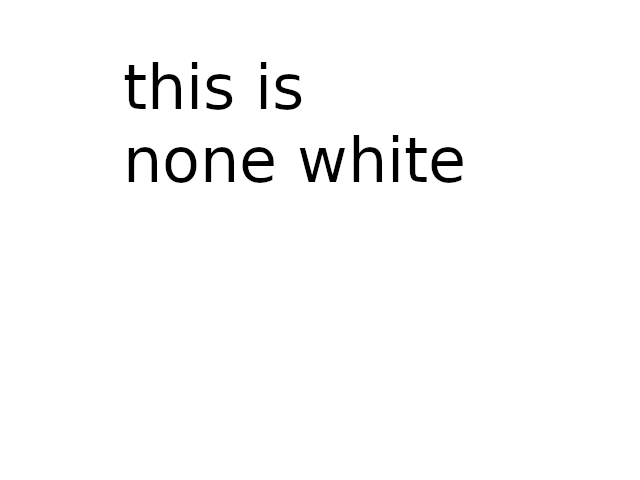
#> input picture data/demo.png, 640 x 480 px
$ python main.py
#> lines starting #> are read from the running program, lines starting #| are printed output that depends on the picture
import os

from PIL import Image


def crop(fpath):
#> called with fpath = '../data/demo.png'
    dir = os.path.dirname(os.path.abspath(fpath))
    fname, fext = os.path.splitext(os.path.basename(fpath))
    fname_cut = fname + '_cut' + fext
    fname_cut_color = fname + '_cut_color' + fext
    fpath_cut = os.path.join(dir, fname_cut)
    fpath_cut_color = os.path.join(dir, fname_cut_color)

    img = Image.open(fpath)
#> img is the input picture: PIL image 640x480 RGBA; mean R, G, B, A 247.2, 247.2, 247.2, 252.2
    print(img.size)  # fixed, such as (980, 16384)
#| (640, 480)
    margin_x = 100
    margin_y = 45
    # 切除两边
    cropped = img.crop((0 + margin_x, 0, img.size[0] - margin_x, img.size[1] - margin_y))  # (left, upper, right, lower)
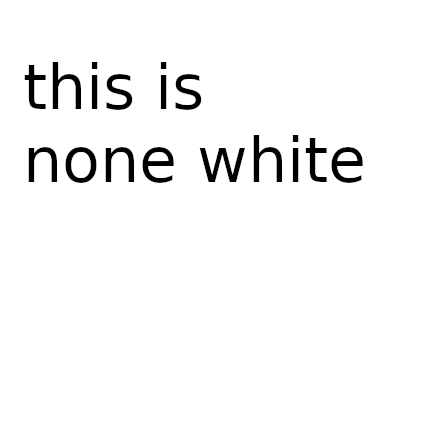
#> cropped: PIL image 440x435 RGBA; mean R, G, B, A 245.1, 245.1, 245.1, 253.2; transparent parts drawn white
    cropped.save(fpath_cut)
    # 切除底部的白色
    cropped = cut_white(cropped)
    cropped.save(fpath_cut_color)


def most_frequent_colour(image):
    '''
    计算主要颜色
    :param image:
    :return:
    '''
    w, h = image.size
#> w = 440; h = 100
    pixels = image.getcolors(w * h)
#> pixels = [(44000, (255, 255, 255, 255))]

    most_frequent_pixel = pixels[0]
#> most_frequent_pixel = (44000, (255, 255, 255, 255))

    for count, colour in pixels:
        if count > most_frequent_pixel[0]:
            most_frequent_pixel = (count, colour)
#> this loop made 1 pass
#> (count, colour) on pass 1: (44000, (255, 255, 255, 255))
    return most_frequent_pixel[0] / (w * h), most_frequent_pixel[1]


def cut_white(image):
    step = 100
    white_color = (255, 255, 255, 255)
    threshold = 0.99  # 即粗略认为只有一行是非白色
    # 从图片底部往上截
    while True:
        most_frequent_pixel = most_frequent_colour(image.crop((0, image.size[1] - step, image.size[0], image.size[1])))
#> most_frequent_pixel = (1, (255, 255, 255, 255))
        print(f'most_frequent_pixel {most_frequent_pixel}')
#| most_frequent_pixel (1.0, (255, 255, 255, 255))
        if most_frequent_pixel[1] == white_color and most_frequent_pixel[0] > threshold:
            image = image.crop((0, 0, image.size[0], image.size[1] - step))
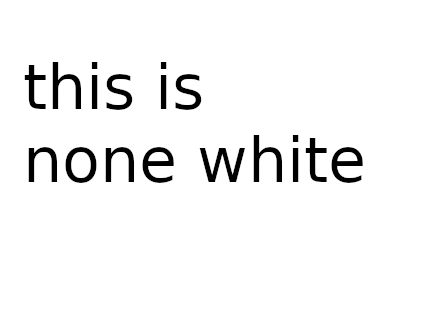
#> image: PIL image 440x335 RGBA; mean R, G, B, A 242.2, 242.2, 242.2, 252.7; transparent parts drawn white
        else:
            break
    print('cut out: {}'.format(image.size))
#| cut out: (440, 235)
    return image


if __name__ == "__main__":
    fpath = '../data/demo.png'
    crop(fpath)
